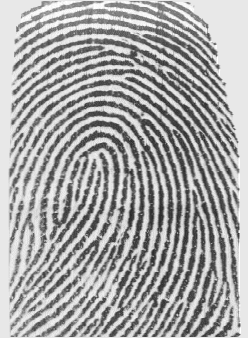
#> input picture db/PNG/01_1.png, 248 x 338 px
$ python -i run.py   (imports and definitions only)
#> lines starting #> are read from the running program, lines starting #| are printed output that depends on the picture
from scipy import ndimage
import imageio.v2 as iv2
import numpy as np
import matplotlib.pyplot as plt

def SobelFilter(img, direction):
    if (direction == 'x'):
        Gx = np.array([[-1,0,+1], [-2,0,+2], [-1,0,+1]])
        Simage = ndimage.convolve(img, Gx)
    if (direction == 'y'):
        Gy = np.array([[-1,-2,-1], [0,0,0], [1,2,1]])
        Simage = ndimage.convolve(img, Gy)
    return Simage

# [59 lines left out: functions Normalise, NonMaxSup, DoThreshHyst, not called in this run]


def run(img_inp):
    # img = iv2.imread("D:\\Hoc Ky 2_2023\\CSDL ĐPT\\BTL\\db\\in\\01_2.png")
#> called with img_inp = 'db/PNG/01_1.png'
    img = iv2.imread(img_inp)
#> img is the input picture: shape (338, 248, 3); min 40, max 255, mean 166.7
    img = img.astype('int32')
    plt.imshow(img, cmap = plt.get_cmap('gray'))
    # plt.show()

    #khử nhiễu bằng bộ lọc gaussian
    img_gaussian = ndimage.gaussian_filter(img, sigma=1.4)
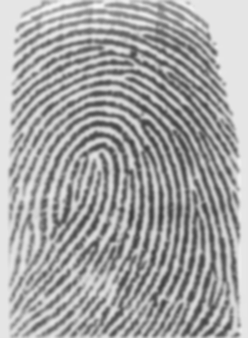
#> img_gaussian: shape (338, 248, 3) int32; min 63, max 245, mean 164.8
    plt.imshow(img_gaussian, cmap=plt.get_cmap('gray'))
    # plt.show()

    #đạo hàm theo hướng x và y (Gradient, bộ lọc Sobel)
    gx = SobelFilter(img_gaussian, 'x')
    gx = Normalise(gx)
    gy = SobelFilter(img_gaussian, 'y')
    gy = Normalise(gy)
    plt.imshow(gx, cmap=plt.get_cmap('gray'))
    # plt.show()
    plt.imshow(gy, cmap=plt.get_cmap('gray'))
    # plt.show()

    Mag = np.hypot(gx, gy)
    plt.imshow(Mag, cmap=plt.get_cmap('gray'))
    # plt.show()

    #chuyển sang độ
    Gmat = np.degrees(np.arctan(gy, gx))
    # [6 lines of commented-out code are left out]

    final_img = DoThreshHyst(Gmat)
    plt.imshow(final_img, cmap=plt.get_cmap('gray'))
    # plt.show()
    return final_img, gx, gy

# run(1)

#> (the run stopped early here; a loop or call above may not have finished)

$ run again, on db/PNG/01_4.png
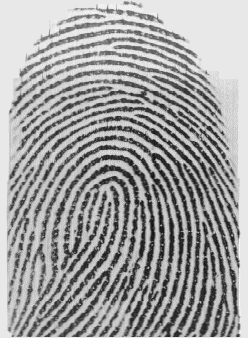
#> input picture db/PNG/01_4.png, 248 x 338 px
#> in run, img is the input picture: shape (338, 248, 3); min 16, max 252, mean 161
#> in run, `img_gaussian = ndimage.gaussian_filter(img, sigma=1.4)`:
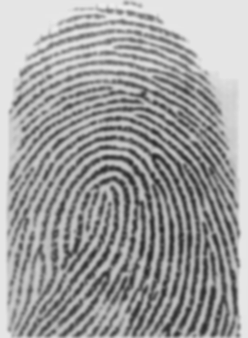
#> img_gaussian: shape (338, 248, 3) int32; min 40, max 236, mean 159.1

$ run again, on db/PNG/01_6.png
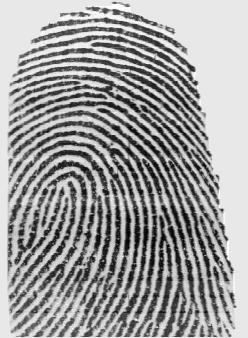
#> input picture db/PNG/01_6.png, 248 x 338 px
#> in run, img is the input picture: shape (338, 248, 3); min 0, max 255, mean 158.2
#> in run, `img_gaussian = ndimage.gaussian_filter(img, sigma=1.4)`:
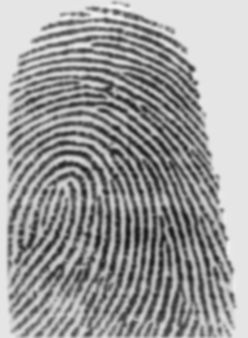
#> img_gaussian: shape (338, 248, 3) int32; min 25, max 243, mean 156.2
